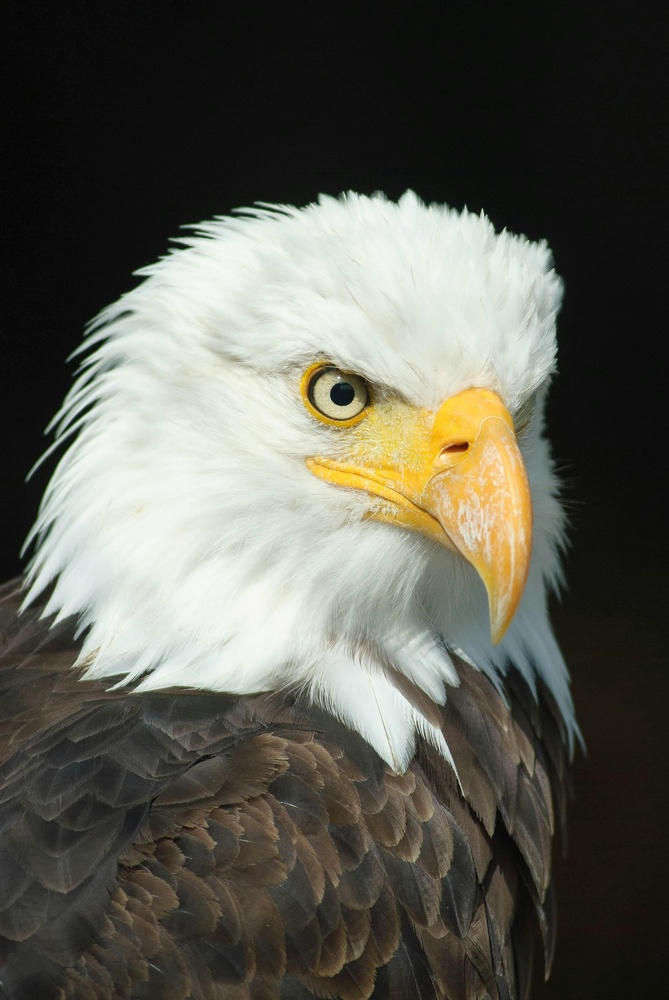
#> input picture Lab Manual/Experiment - 07/Images.jpg, 669 x 1000 px, shrunk from 2273 x 3396 before the run
$ python Gray_Level_Operation.py
#> lines starting #> are read from the running program, lines starting #| are printed output that depends on the picture
#> further down, input_image is the input picture: shape (1000, 669, 3); mean B, G, R 83.9, 93, 93.9
import cv2


def perform_gray_level_operation(image, operation):
    # Convert image to grayscale
#> called with operation = 'contrast'
    gray_image = cv2.cvtColor(image, cv2.COLOR_BGR2GRAY)
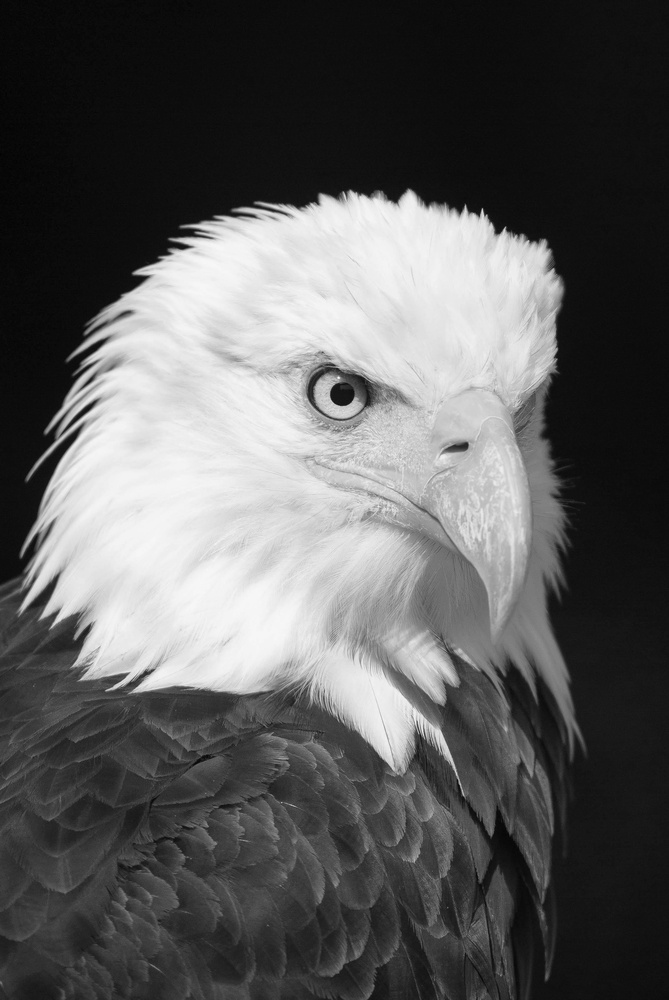
#> gray_image: shape (1000, 669); min 1, max 253, mean 92.3

    # Perform the desired gray level operation
    if operation == 'contrast':
        # Perform contrast adjustment
        contrast_image = cv2.equalizeHist(gray_image)
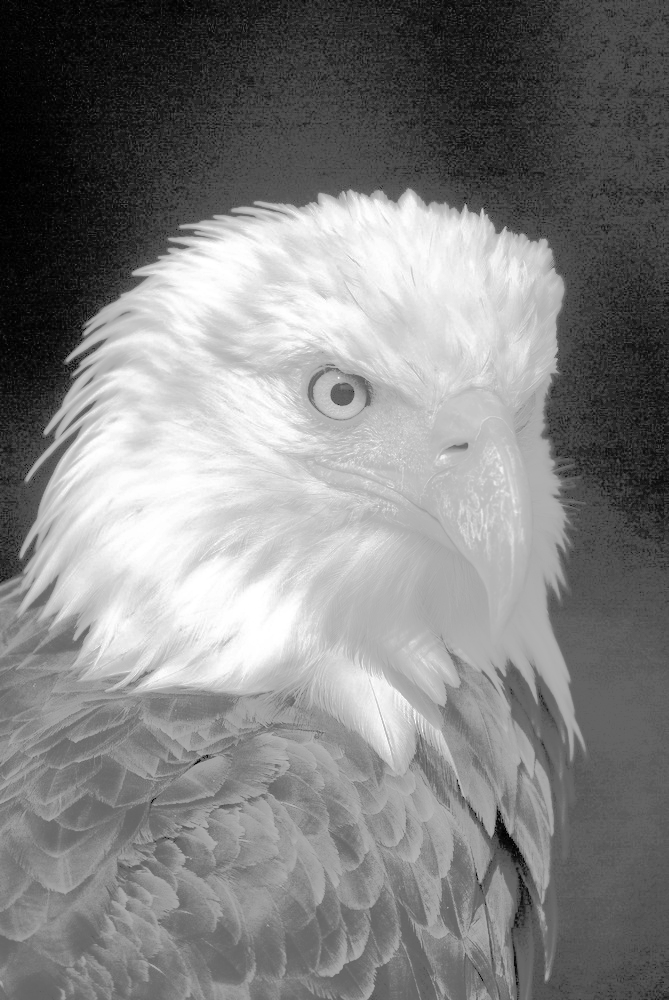
#> contrast_image: shape (1000, 669); min 0, max 255, mean 129.6
        processed_image = cv2.cvtColor(contrast_image, cv2.COLOR_GRAY2BGR)
    elif operation == 'brightness':
        # Perform brightness correction
        alpha = 1.5  # brightness factor
        processed_image = cv2.convertScaleAbs(gray_image, alpha=alpha)
        processed_image = cv2.cvtColor(processed_image, cv2.COLOR_GRAY2BGR)
    elif operation == 'thresholding':
        # Perform image thresholding
        _, threshold_image = cv2.threshold(gray_image, 127, 255, cv2.THRESH_BINARY)
        processed_image = cv2.cvtColor(threshold_image, cv2.COLOR_GRAY2BGR)
    else:
        print("Invalid operation. Available operations: 'contrast', 'brightness', 'thresholding'")
        return None

    return processed_image

# Load the input image
image_path = './Images.jpg'
input_image = cv2.imread(image_path)

# Perform gray level operation
operation_type = 'contrast'  # Change this to the desired operation: 'contrast', 'brightness', 'thresholding'
output_image = perform_gray_level_operation(input_image, operation_type)

if output_image is not None:
    # Display the processed image
    cv2.imshow('Processed Image', output_image)
    cv2.waitKey(0)

    # Save the processed image (optional)
    output_path = 'output_image.jpg'
    cv2.imwrite(output_path, output_image)
    print(f"Processed image saved at: {output_path}")
